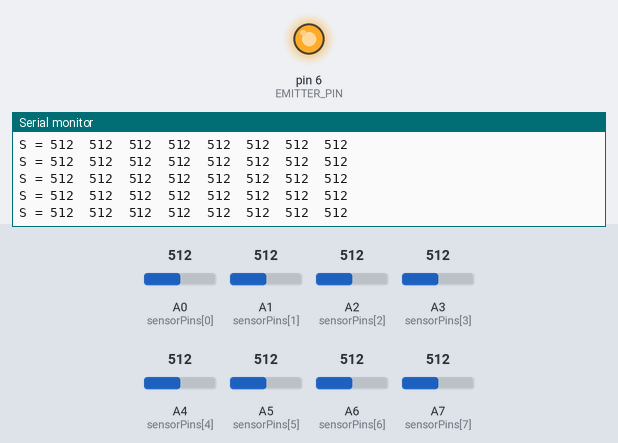
The sketch below on a simulated Arduino Nano, built with avr-gcc and run on an emulated ATmega328P. On the bench: output pins drawn as LEDs (lit = HIGH), the last lines printed to the serial monitor. The test bench sets the inputs (shaded band); at power-on: A0 (sensorPins[0]) = 512, A1 (sensorPins[1]) = 512, A2 (sensorPins[2]) = 512, A3 (sensorPins[3]) = 512, A4 (sensorPins[4]) = 512, A5 (sensorPins[5]) = 512, A6 (sensorPins[6]) = 512, A7 (sensorPins[7]) = 512.

Above: at 1.5 s.
1.6 s: A0 (sensorPins[0]) set to 105
At 1.62 s:
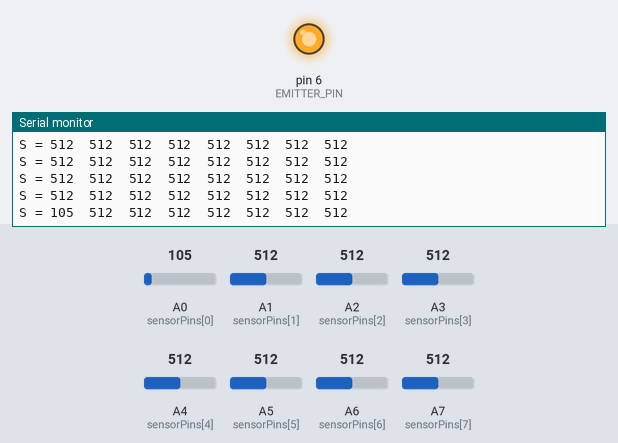
3.1 s: A0 (sensorPins[0]) set to 94
At 3.14 s:
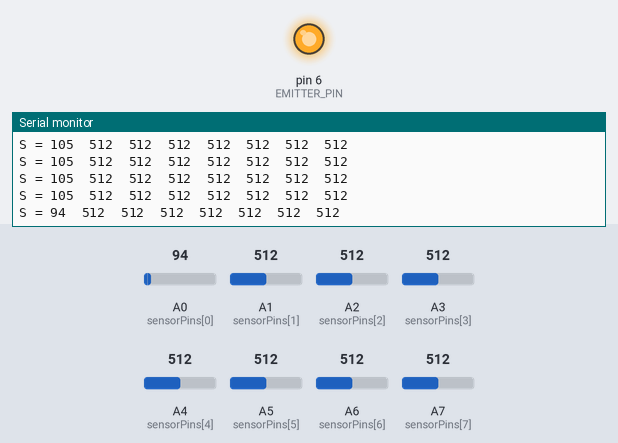
Timing chart, 0 to 6.1 s (numbered marks = the images above; inputs shaded):
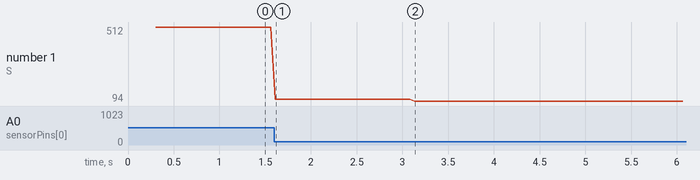

The sketch:

sensor.ino
```cpp
#include <Arduino.h>

// 8 IR-sensoren op A0..A7
const int sensorPins[8] = {A0, A1, A2, A3, A4, A5, A6, A7};

// Led voor emitter (optioneel)
const int EMITTER_PIN = 6;

void setup() {
  Serial.begin(115200);
  delay(300);

  // sensoren
  for (int i = 0; i < 8; i++) {
    pinMode(sensorPins[i], INPUT);
  }

  // emitter aan
  pinMode(EMITTER_PIN, OUTPUT);
  digitalWrite(EMITTER_PIN, HIGH);

  Serial.println("Sensor test gestart");
}

void loop() {
  Serial.print("S = ");
  for (int i = 0; i < 8; i++) {
    int value = analogRead(sensorPins[i]);
    Serial.print(value);
    Serial.print("  ");
  }
  Serial.println();
  delay(50);
}
```

Measured:
- after the input at 1.6 s, the serial monitor: prints a new line at once (image 1)
- after the input at 3.1 s, the serial monitor: prints a new line at once (image 2)
- plotted number 1: 512 → 105 after the input at 1.6 s, 105 → 94 after the input at 3.1 s
